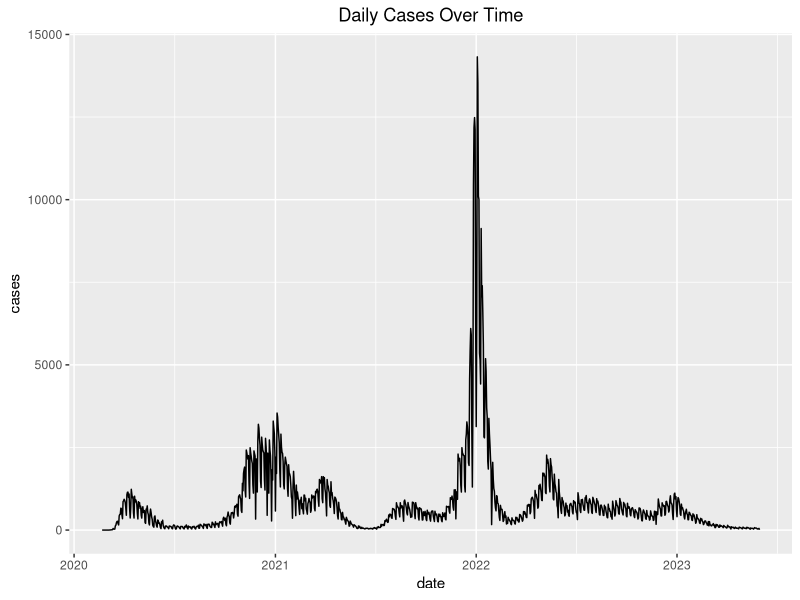

This chart was generated by the following R code: (Note: this script raises an error after producing the figure.)
## ---- chunk 1

rm(list=ls())
library(tidyverse)
library(lubridate)
## ---- chunk 2
cases = read_csv("raw/cases.csv") 
cases$date = mdy(cases$Date)
cases = cases %>% 
         select(date, "Total Cases", "Total Deaths") %>% 
         rename(cases=`Total Cases`, deaths=`Total Deaths`) 

## ---- chunk 3
vax = read_csv("raw/vaccinations.csv") %>%
        filter(`County of residence` != "Residence out of state", 
               `County of residence` != "Resident out of state", 
               `County of residence` != "Address pending validation")

vax$date = mdy(vax$Date)
vax = vax %>% group_by(date) %>%
              summarize(vaccinated=sum(`At least one dose percent`)) %>%
              mutate(vaccinated=vaccinated/6) %>% 
              select(date, vaccinated) %>%
              arrange(date)

dat = left_join(cases, vax, by="date")
write_csv(dat, "covid19_ct.csv")

p1 = ggplot(dat, aes(x=date, y=cases)) + geom_line() + labs(title = "Daily Cases Over Time") + theme(
    plot.title = element_text(hjust = 0.5)  # 0.5 centers the title
  )
ggsave(p1, filename="img/cases.png")

p2 = ggplot(dat, aes(x=date, y=deaths)) + geom_line() + labs(title = "Daily Deaths Over Time") + theme(
    plot.title = element_text(hjust = 0.5)  # 0.5 centers the title
  )
ggsave(p2, filename="img/deaths.png")

p3 = ggplot(dat, aes(x=date, y=vaccinated)) + geom_point() + ylim(0,NA) + 
  labs(title = "Percentage of Vaccinated Population Over Time") + theme(
    plot.title = element_text(hjust = 0.5)  # 0.5 centers the title
  )
ggsave(p3, filename="img/vaccinated.png")

## ---- chunk 4
weekly_cfr <- cases %>%
  # Floor each date to the beginning of its week (Monday start by default)
  mutate(week = floor_date(date, unit = "week", week_start = 1)) %>%
  group_by(week) %>%
  summarise(
    total_cases  = sum(cases, na.rm = TRUE),
    total_deaths = sum(deaths, na.rm = TRUE)
  ) %>%
  # Compute CFR; watch out for divisions by zero
  mutate(cfr = ifelse(total_cases == 0, NA, total_deaths / total_cases))

p4 = ggplot(weekly_cfr, aes(x = week, y = cfr)) +
  geom_line() +
  geom_point() +
  labs(
    title = "Weekly Case-Fatality Ratio (CFR)",
    x = "Week",
    y = "CFR"
  ) +
  theme(
    plot.title = element_text(hjust = 0.5)  # 0.5 centers the title
  ) + 
  # Optionally format y-axis as a percentage
  scale_y_continuous(labels = scales::percent_format(accuracy = 1))

ggsave(p4, filename="img/weekly_cfr.png")
